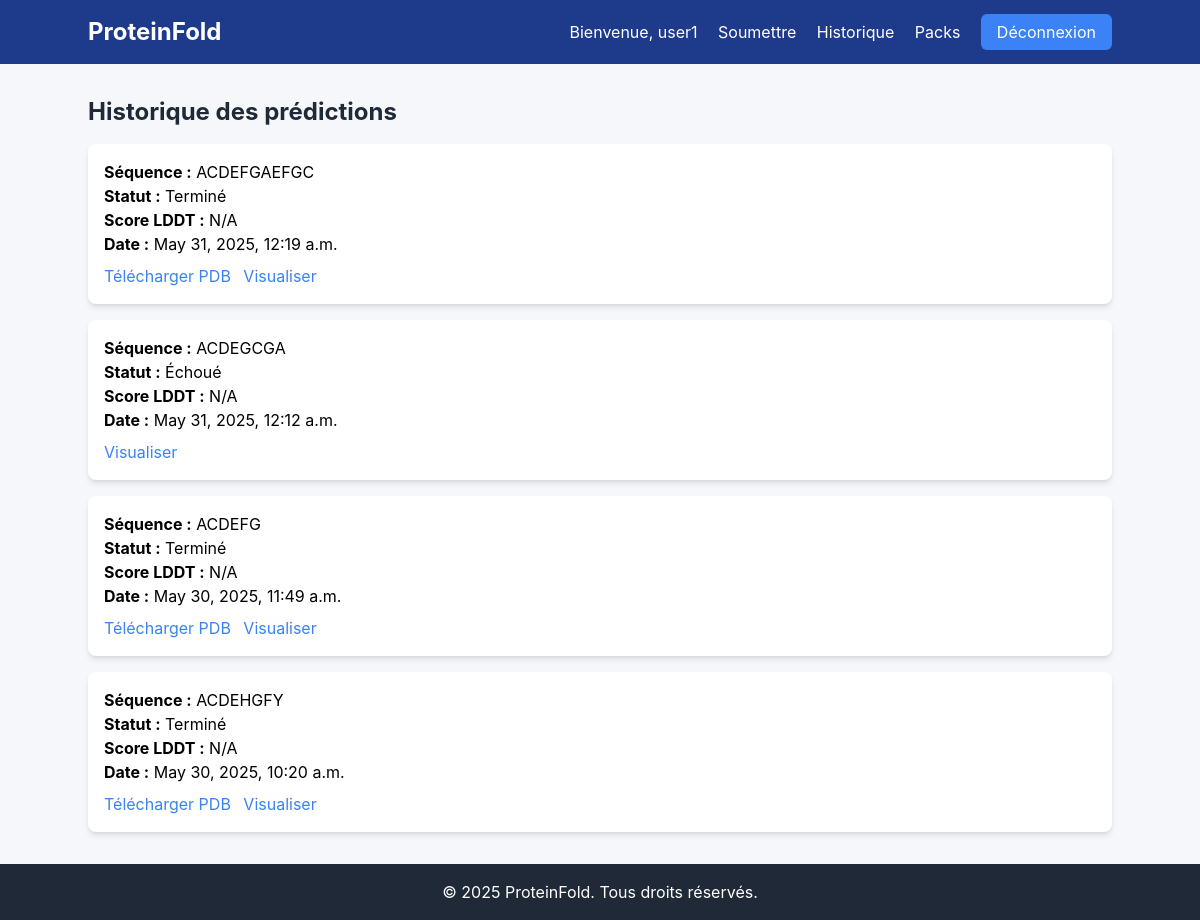
Page /history/ (signed in) on the committed database.
### prediction/models.py (models this page shows, shortened)
class ProteinPrediction(models.Model):
    id = models.AutoField(primary_key=True)
    sequence = models.TextField()
    pdb_file = models.FileField(upload_to='predictions/', null=True, blank=True)
    created_at = models.DateTimeField(auto_now_add=True)
    user = models.ForeignKey(User, on_delete=models.CASCADE, related_name='predictions')
    status = models.CharField(max_length=10, choices=[('PENDING', 'En cours'), ('COMPLETED', 'Terminé'), ('FAILED', 'Échoué')], default='PENDING')

### prediction/views.py (the view)
# urls.py: path('history/', views.prediction_history, name='history'),
@login_required
def prediction_history(request):
    predictions = ProteinPrediction.objects.filter(user=request.user).order_by('-created_at')
    return render(request, 'prediction/history.html', {'predictions': predictions})

### prediction/templates/prediction/history.html (shortened to what this page needs)
{% extends 'prediction/base.html' %}
{% block content %}
    <h2 class="text-2xl font-bold text-gray-800 mb-4">Historique des prédictions</h2>
    {% if predictions %}
        <div class="grid grid-cols-1 gap-4">
            {% for prediction in predictions %}
                <div class="bg-white p-4 rounded-lg shadow-md">
                    <p><strong>Séquence :</strong> {{ prediction.sequence|truncatechars:50 }}</p>
                    <p><strong>Statut :</strong> {{ prediction.get_status_display }}</p>
                    <p><strong>Score LDDT :</strong> {{ prediction.lddt_score|default:"N/A" }}</p>
                    <p><strong>Date :</strong> {{ prediction.created_at }}</p>
                    <div class="mt-2">
                        {% if prediction.pdb_file %}
                            <a href="{{ prediction.pdb_file.url }}" class="text-blue-500 mr-2">Télécharger PDB</a>
                        {% endif %}
                        <a href="{% url 'prediction:visualize' prediction.id %}" class="text-blue-500">Visualiser</a>
                    </div>
                </div>
            {% endfor %}
        </div>
    {% else %}
        <p class="text-gray-600">Aucune prédiction disponible.</p>
    {% endif %}
{% endblock %}

### prediction/templates/prediction/base.html (shortened to what this page needs)
<!DOCTYPE html>
<html lang="fr">
<head>
    <link href="https://cdn.jsdelivr.net/npm/tailwindcss@2.2.19/dist/tailwind.min.css" rel="stylesheet">
</head>
<body>
    <nav class="navbar p-4 text-white">
        <div class="container mx-auto flex justify-between items-center">
            <a href="{% url 'prediction:home' %}" class="text-2xl font-bold">ProteinFold</a>
            <div>
                {% if user.is_authenticated %}
                    <span class="mr-4">Bienvenue, {{ user.username }}</span>
                    <a href="{% url 'prediction:submit' %}" class="mr-4">Soumettre</a>
                    <a href="{% url 'prediction:history' %}" class="mr-4">Historique</a>
                    <a href="{% url 'prediction:packs' %}" class="mr-4">Packs</a>
                    <a href="{% url 'prediction:logout' %}" class="btn-primary">Déconnexion</a>
                {% else %}
                    <a href="{% url 'prediction:login' %}" class="mr-4">Connexion</a>
                    <a href="{% url 'prediction:register' %}" class="btn-primary">Inscription</a>
                {% endif %}
            </div>
        </div>
    </nav>
    <main class="container mx-auto mt-8">
        {% block content %}
        {% endblock %}
    </main>
    <footer class="bg-gray-800 text-white p-4 mt-8">
        <div class="container mx-auto text-center">
            <p>© 2025 ProteinFold. Tous droits réservés.</p>
        </div>
    </footer>
</body>
</html>

### prediction/templates/prediction/base.html (style rules this page uses)
body { font-family: 'Inter', sans-serif; background-color: #f5f7fa; }
.navbar { background-color: #1e3a8a; }
.btn-primary { background-color: #3b82f6; color: white; padding: 0.5rem 1rem; border-radius: 0.375rem; }

### rows in the picture
ProteinPrediction: sequence "ACDEFGAEFGC", status "Terminé", lddt_score "N/A", created_at "May 31, 2025, 12:19 a.m."
ProteinPrediction: sequence "ACDEGCGA", status "Échoué", lddt_score "N/A", created_at "May 31, 2025, 12:12 a.m."
ProteinPrediction: sequence "ACDEFG", status "Terminé", lddt_score "N/A", created_at "May 30, 2025, 11:49 a.m."
ProteinPrediction: sequence "ACDEHGFY", status "Terminé", lddt_score "N/A", created_at "May 30, 2025, 10:20 a.m."

### other values in the picture
{{ user.username }} "user1"
